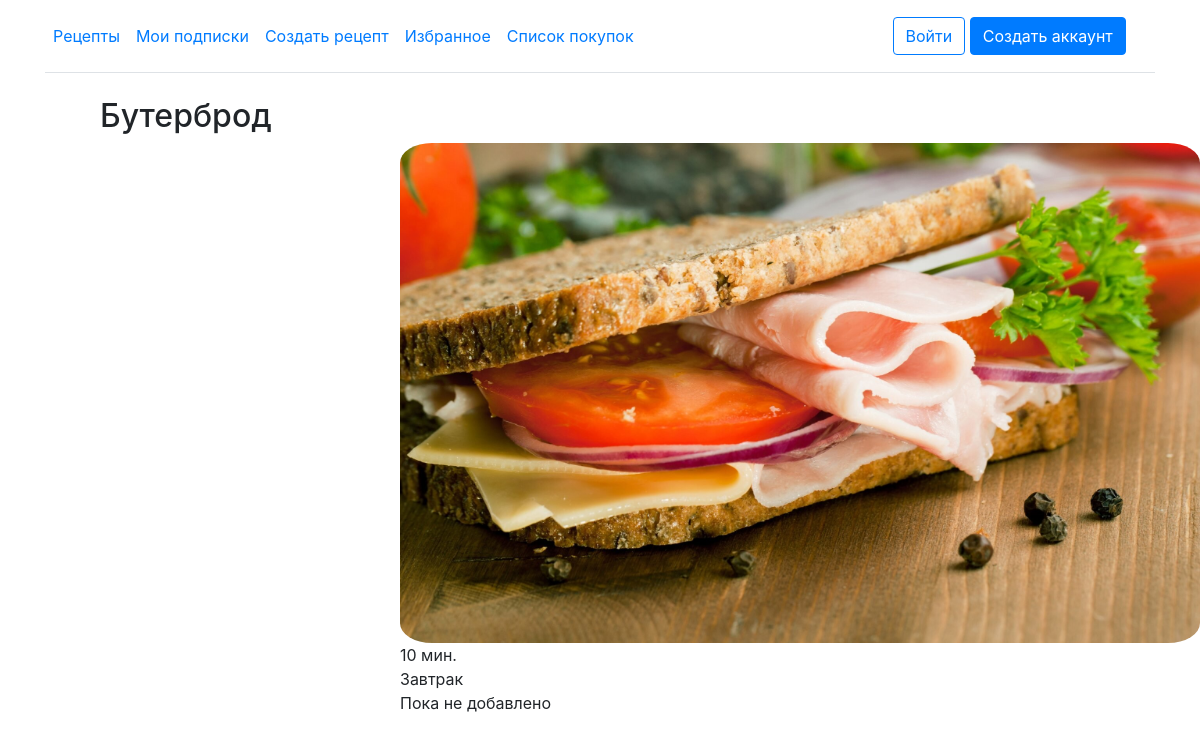
The page /item/22 on the database its author committed.
### app/models.py (models this page shows, shortened)
class Receipt(models.Model):
    name = models.CharField(max_length=30)
    type = models.ForeignKey(Type, on_delete=models.SET_NULL, null=True, default='Ужин')
    cooking_time = models.CharField(max_length=30, default='30')
    img = models.ImageField(upload_to='images/', default='images/1.jpg') #
    instruction = models.TextField(default='Пока не добавлено')
    favorite = models.BooleanField(default=False)
    purchased = models.BooleanField(default=False)
    class Meta:
        verbose_name_plural = 'Receipts'

class Type(models.Model):
    name = models.CharField(max_length=30)
    def __str__(self):
        return self.name

### app/views.py (the view)
# urls.py: path('item/<int:receipt_id>', item, name='item'),
def item(request, receipt_id):
    if request.method == 'POST':
        obj = Receipt.objects.get(id=receipt_id)
        obj.purchased = True
        obj.save()
        return redirect('receipts')
    else:
        receiptDetail = Receipt.objects.get(id=receipt_id)
        return render(request, 'item.html', {'receipt': receiptDetail})

### app/templates/item.html (shortened to what this page needs)
{% extends 'base.html' %}
{% block content %}
  <div class="title"><h2>{{ receipt.name }}</h2></div>
  <div class="main_block">
    <img class="food" src="{{receipt.img.url}}" width="800" height="500">
    {% if receipt.purchased %}
        {{ receipt.cooking_time }} мин.<br>
        {{ receipt.type }}<br>
        {{ receipt.instruction }}<br><br><br><br>
    {% else %}
        <a href="{% url 'checkout' receipt.id %}" class="w-70 btn btn btn-outline-primary">Совершить покупку</a>
        <br>
        <br>
        <br>
    {% endif %}
  </div>
{% endblock %}

### app/templates/base.html (style rules this page uses)
img.food { border-radius: 4%; }
div.title { padding-left: 100px; padding-right: 100px; }

### app/templates/item.html (style rules this page uses)
div.main_block { padding-left: 400px; padding-right: 500px; }

### rows shown on the page
Receipt: name "Бутерброд", img (picture), cooking_time "10", type "Завтрак", instruction "Пока не добавлено"
